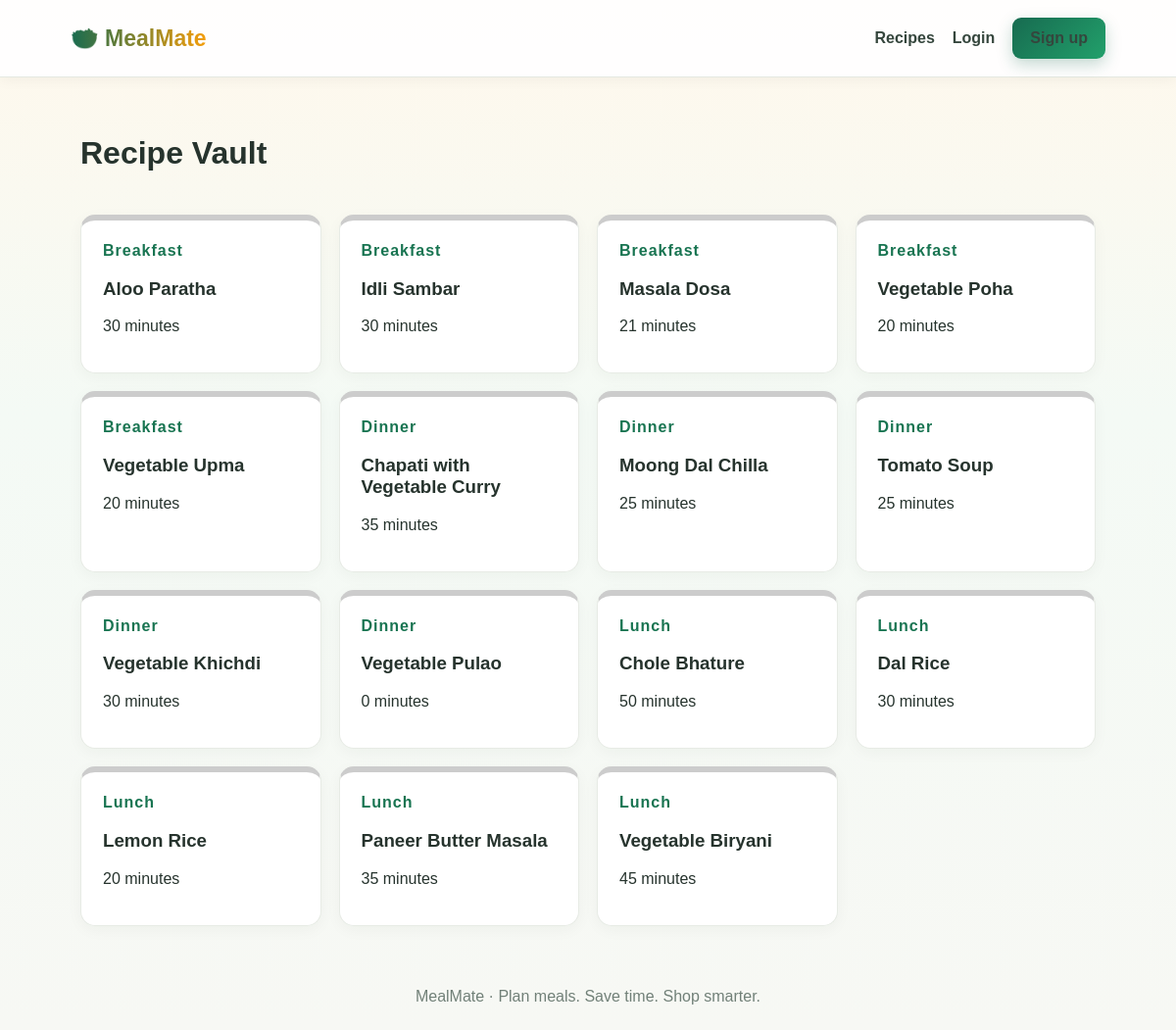
The app's page /recipes/ with its own data.
### planner/models.py (models this page shows, shortened)
class Recipe(models.Model):
    CATEGORY_CHOICES = [
        ("Breakfast", "Breakfast"), ("Lunch", "Lunch"),
        ("Dinner", "Dinner"), ("Snack", "Snack"),
    ]
    title = models.CharField(max_length=160)
    category = models.CharField(max_length=20, choices=CATEGORY_CHOICES)
    description = models.TextField(blank=True)
    ingredients = models.TextField(help_text="Enter one ingredient per line. Example: Rice - 1 cup")
    instructions = models.TextField()
    cooking_time = models.PositiveIntegerField(default=20, help_text="Minutes")
    image = models.FileField(upload_to="recipes/", blank=True, help_text="Optional photo of the dish")
    created_by = models.ForeignKey(settings.AUTH_USER_MODEL, on_delete=models.SET_NULL, null=True, blank=True)
    is_approved = models.BooleanField(default=True)
    created_at = models.DateTimeField(auto_now_add=True)

### planner/views.py (the view)
# urls.py: path("recipes/", views.recipe_list, name="recipe_list"),
def recipe_list(request):
    recipes = Recipe.objects.filter(is_approved=True).order_by("category", "title")
    category = request.GET.get("category", "")
    categories = [c for c, _ in Recipe.CATEGORY_CHOICES]
    if category in categories:
        recipes = recipes.filter(category=category)
    else:
        category = ""
    return render(request, "recipes/list.html", {
        "recipes": recipes,
        "categories": categories,
        "current": category,
    })

### templates/recipes/list.html
{% extends "base.html" %}{% block content %}<div class="heading-row"><h1>Recipe Vault</h1>{% if user.is_authenticated %}<a class="button" href="{% url 'add_recipe' %}">+ Add recipe</a>{% endif %}</div><div class="cards">{% for recipe in recipes %}<a class="card" href="{% url 'recipe_detail' recipe.pk %}"><span class="tag">{{ recipe.category }}</span><h3>{{ recipe.title }}</h3><p>{{ recipe.cooking_time }} minutes</p></a>{% empty %}<p>No approved recipes available yet.</p>{% endfor %}</div>{% endblock %}

### templates/base.html
{% load static %}
<!DOCTYPE html><html lang="en"><head><meta charset="UTF-8"><meta name="viewport" content="width=device-width, initial-scale=1.0">
<title>{% block title %}MealMate{% endblock %}</title><link rel="stylesheet" href="{% static 'css/style.css' %}"></head>
<body><header class="topbar"><a class="brand" href="{% url 'home' %}">🥗 MealMate</a><nav>
<a href="{% url 'recipe_list' %}">Recipes</a>{% if user.is_authenticated %}<a href="{% url 'weekly_planner' %}">Weekly Planner</a><a href="{% url 'grocery_list' %}">Grocery List</a><a href="{% url 'dashboard' %}">Dashboard</a>
<form class="inline" method="post" action="{% url 'logout' %}">{% csrf_token %}<button class="linkbtn">Logout</button></form>
{% else %}<a href="{% url 'login' %}">Login</a><a class="navbutton" href="{% url 'register' %}">Sign up</a>{% endif %}
{% if user.is_staff or user.is_superuser %}<a href="/admin/">Admin</a>{% endif %}</nav></header>
<main class="container">{% if messages %}{% for message in messages %}<p class="message">{{ message }}</p>{% endfor %}{% endif %}{% block content %}{% endblock %}</main>
<footer>MealMate · Plan meals. Save time. Shop smarter.</footer></body></html>

### static/css/style.css (style rules this page uses)
* { box-sizing:border-box }
body { margin:0;font-family:Arial,sans-serif;background:#f7f8f4;color:#26332d }
.topbar { display:flex;justify-content:space-between;align-items:center;padding:18px 6%;background:#fff;border-bottom:1px solid #e5e9e2;gap:20px }
.brand { font-size:23px;font-weight:800;color:#176b50;text-decoration:none }
.topbar nav { display:flex;align-items:center;gap:18px;flex-wrap:wrap }
.topbar nav a,.linkbtn { color:#35463d;text-decoration:none;font-weight:600 }
.container { max-width:1080px;margin:38px auto;padding:0 22px;min-height:75vh }
.eyebrow,.tag { color:#187451;font-weight:700;letter-spacing:1px }
.button,.navbutton { display:inline-block;background:#176b50;color:white;padding:12px 18px;border:0;border-radius:9px;text-decoration:none;font-weight:700;cursor:pointer }
.cards { display:grid;grid-template-columns:repeat(auto-fit,minmax(220px,1fr));gap:18px;margin:22px 0 38px }
.card,.form-card,.stat,.recipe { background:white;padding:22px;border-radius:15px;border:1px solid #e7ebe5;box-shadow:0 4px 16px #1d38200a }
.card { color:inherit;text-decoration:none }
.heading-row { display:flex;align-items:center;justify-content:space-between }
footer { text-align:center;padding:25px;color:#718078 }
:root { --green:#176b50 }
body { background:linear-gradient(180deg,#fff8ec 0,#f4faf5 420px,#f7f8f4 100%) }
.topbar { background:rgba(255,255,255,.92);position:sticky;top:0;z-index:5;box-shadow:0 2px 14px #0000000d }
.brand { background:linear-gradient(90deg,#176b50,#f59e0b);-webkit-background-clip:text;background-clip:text;color:transparent }
.button,.navbutton { background:linear-gradient(135deg,#176b50,#22a06b);box-shadow:0 6px 16px #176b5040 }
.card { border-top:6px solid #ccc }

### records on screen
Recipe: category "Breakfast", title "Aloo Paratha", cooking_time "30"
Recipe: category "Breakfast", title "Idli Sambar", cooking_time "30"
Recipe: category "Breakfast", title "Masala Dosa", cooking_time "21"
Recipe: category "Breakfast", title "Vegetable Poha", cooking_time "20"
Recipe: category "Breakfast", title "Vegetable Upma", cooking_time "20"
Recipe: category "Dinner", title "Chapati with Vegetable Curry", cooking_time "35"
Recipe: category "Dinner", title "Moong Dal Chilla", cooking_time "25"
Recipe: category "Dinner", title "Tomato Soup", cooking_time "25"
Recipe: category "Dinner", title "Vegetable Khichdi", cooking_time "30"
Recipe: category "Dinner", title "Vegetable Pulao", cooking_time "0"
Recipe: category "Lunch", title "Chole Bhature", cooking_time "50"
Recipe: category "Lunch", title "Dal Rice", cooking_time "30"
Recipe: category "Lunch", title "Lemon Rice", cooking_time "20"
Recipe: category "Lunch", title "Paneer Butter Masala", cooking_time "35"
Recipe: category "Lunch", title "Vegetable Biryani", cooking_time "45"
